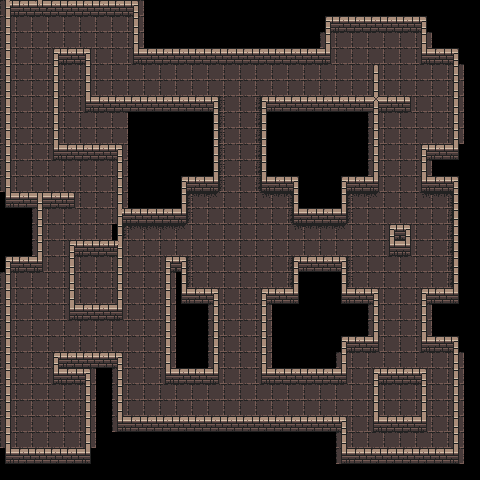

Below is a game level as drawn by its tile map, then a one-line description and the .tmx file that defines it, in full:
An orthogonal 30x30 tile map with 16x16 px tiles, 3 tile layers (floor, wall, decor), 3 tilesets.

<map version="1.10" tiledversion="1.11.0" orientation="orthogonal" renderorder="right-down" width="30" height="30" tilewidth="16" tileheight="16" infinite="0" nextlayerid="4" nextobjectid="1">
 <tileset firstgid="1" name="floors" tilewidth="16" tileheight="16" tilecount="49" columns="7">
  <image source="../public/tilemaps/atlas_floor-16x16.png" width="112" height="112" />
 </tileset>
 <tileset firstgid="50" name="low-walls" tilewidth="16" tileheight="16" tilecount="48" columns="12">
  <image source="../public/tilemaps/atlas_walls_low-16x16.png" width="192" height="64" />
  <wangsets>
   <wangset name="low-walls" type="edge" tile="-1">
    <wangcolor name="" color="#ff0000" tile="-1" probability="1" />
    <wangtile tileid="0" wangid="0,0,0,0,1,0,0,0" />
    <wangtile tileid="1" wangid="0,0,1,0,1,0,0,0" />
    <wangtile tileid="2" wangid="0,0,1,0,1,0,1,0" />
    <wangtile tileid="3" wangid="0,0,0,0,1,0,1,0" />
    <wangtile tileid="12" wangid="1,0,0,0,1,0,0,0" />
    <wangtile tileid="13" wangid="1,0,1,0,1,0,0,0" />
    <wangtile tileid="14" wangid="1,0,1,0,1,0,1,0" />
    <wangtile tileid="15" wangid="1,0,0,0,1,0,1,0" />
    <wangtile tileid="24" wangid="1,0,0,0,0,0,0,0" />
    <wangtile tileid="25" wangid="1,0,1,0,0,0,0,0" />
    <wangtile tileid="26" wangid="1,0,1,0,0,0,1,0" />
    <wangtile tileid="27" wangid="1,0,0,0,0,0,1,0" />
    <wangtile tileid="37" wangid="0,0,1,0,0,0,0,0" />
    <wangtile tileid="38" wangid="0,0,1,0,0,0,1,0" />
    <wangtile tileid="39" wangid="0,0,0,0,0,0,1,0" />
   </wangset>
  </wangsets>
 </tileset>
 <tileset firstgid="98" name="high-walls" tilewidth="16" tileheight="16" tilecount="192" columns="24">
  <image source="../public/tilemaps/atlas_walls_high-16x32.png" width="384" height="128" />
 </tileset>
 <layer id="1" name="floor" width="30" height="30">
  <data encoding="csv">
1,1,1,1,1,1,1,1,1,0,0,0,0,0,0,0,0,0,0,0,0,0,0,0,0,0,0,0,0,0,
1,1,1,1,1,1,1,1,1,0,0,0,0,0,0,0,0,0,0,0,0,1,1,1,1,1,0,0,0,0,
1,1,1,1,1,1,1,1,1,0,0,0,0,0,0,0,0,0,0,0,1,1,1,1,1,1,1,0,0,0,
1,1,1,1,1,1,1,1,1,1,1,1,1,1,1,1,1,1,1,1,1,1,1,1,1,1,1,1,0,0,
1,1,1,1,1,1,1,1,1,1,1,1,1,1,1,1,1,1,1,1,1,1,1,1,1,1,1,1,1,0,
1,1,1,1,1,1,1,1,1,1,1,1,1,1,1,1,1,1,1,1,1,1,1,1,1,1,1,1,1,0,
1,1,1,1,1,1,1,1,1,1,1,1,1,26,1,1,27,1,1,1,1,1,1,1,1,1,1,1,1,0,
1,1,1,1,1,1,1,1,0,0,0,0,0,26,1,1,27,0,0,0,0,0,0,1,1,1,1,1,1,0,
1,1,1,1,1,1,1,1,0,0,0,0,0,26,1,1,27,0,0,0,0,0,0,1,1,1,1,1,1,0,
1,1,1,1,1,1,1,1,0,0,0,0,0,26,1,1,27,0,0,0,0,0,0,1,1,1,1,1,0,0,
1,1,1,1,1,1,1,1,0,0,0,0,0,26,1,1,27,0,0,0,0,0,0,1,1,1,1,0,0,0,
1,1,1,1,1,1,1,1,0,0,0,0,1,26,1,1,27,1,0,0,0,0,1,1,1,1,1,1,0,0,
0,1,1,1,1,1,1,1,0,0,0,19,12,14,1,1,11,12,20,0,0,19,12,14,1,1,11,12,20,0,
0,0,1,1,1,1,1,1,1,1,1,26,1,1,1,1,1,1,27,1,1,26,1,1,1,1,1,1,27,0,
0,0,1,1,1,1,1,19,13,13,13,14,1,1,1,1,1,1,11,12,12,14,1,1,1,1,1,1,27,0,
0,0,1,1,1,1,1,1,1,1,1,1,1,1,1,1,1,1,1,1,1,1,1,1,1,1,1,1,27,0,
0,1,1,1,1,1,1,1,1,1,1,26,1,1,1,1,1,1,27,1,1,26,1,1,1,1,1,1,27,0,
1,1,1,1,1,1,1,1,1,1,1,26,1,1,1,1,1,1,27,0,0,26,1,1,1,1,1,1,27,0,
1,1,1,1,1,1,1,1,1,1,1,0,1,1,1,1,1,1,0,0,0,0,1,1,1,1,1,1,0,0,
1,1,1,1,1,1,1,1,1,1,1,0,0,1,1,1,1,0,0,0,0,0,0,1,1,1,1,0,0,0,
1,1,1,1,1,1,1,1,1,1,1,0,0,1,1,1,1,0,0,0,0,0,0,1,1,1,1,0,0,0,
1,1,1,1,1,1,1,1,1,1,1,0,0,1,1,1,1,0,0,0,0,0,1,1,1,1,1,1,0,0,
1,1,1,1,1,1,1,1,1,1,1,0,0,1,1,1,1,0,0,0,0,1,1,1,1,1,1,1,1,0,
1,1,1,1,1,1,0,1,1,1,1,1,1,1,1,1,1,1,1,1,1,1,1,1,1,1,1,1,1,0,
1,1,1,1,1,1,0,1,1,1,1,1,1,1,1,1,1,1,1,1,1,1,1,1,1,1,1,1,1,0,
1,1,1,1,1,1,0,1,1,1,1,1,1,1,1,1,1,1,1,1,1,1,1,1,1,1,1,1,1,0,
1,1,1,1,1,1,0,1,1,1,1,1,1,1,1,1,1,1,1,1,1,1,1,1,1,1,1,1,1,0,
1,1,1,1,1,1,0,0,0,0,0,0,0,0,0,0,0,0,0,0,0,1,1,1,1,1,1,1,1,0,
0,1,1,1,1,0,0,0,0,0,0,0,0,0,0,0,0,0,0,0,0,1,1,1,1,1,1,1,1,0,
0,0,0,0,0,0,0,0,0,0,0,0,0,0,0,0,0,0,0,0,0,0,0,0,0,0,0,0,0,0
</data>
 </layer>
 <layer id="2" name="wall" width="30" height="30">
  <data encoding="csv">
63,88,76,88,88,88,88,88,53,0,0,0,0,0,0,0,0,0,0,0,0,0,0,0,0,0,0,0,0,0,
62,0,0,0,0,0,0,0,62,0,0,0,0,0,0,0,0,0,0,0,51,88,88,88,88,88,53,0,0,0,
62,0,0,0,0,0,0,0,62,0,0,0,0,0,0,0,0,0,0,0,62,0,0,0,0,0,62,0,0,0,
62,0,0,51,88,53,0,0,75,88,88,88,88,88,88,88,88,88,88,88,77,0,0,0,0,0,75,88,53,0,
62,0,0,62,0,62,0,0,0,0,0,0,0,0,0,0,0,0,0,0,0,0,0,50,0,0,0,0,62,0,
62,0,0,62,0,62,0,0,0,0,0,0,0,0,0,0,0,0,0,0,0,0,0,62,0,0,0,0,62,0,
62,0,0,62,0,75,88,88,88,88,88,88,88,53,0,0,51,88,88,88,88,88,88,64,88,89,0,0,62,0,
62,0,0,62,0,0,0,0,0,0,0,0,0,62,0,0,62,0,0,0,0,0,0,62,0,0,0,0,62,0,
62,0,0,62,0,0,0,0,0,0,0,0,0,62,0,0,62,0,0,0,0,0,0,62,0,0,0,0,62,0,
62,0,0,75,88,88,88,53,0,0,0,0,0,62,0,0,62,0,0,0,0,0,0,62,0,0,51,88,77,0,
62,0,0,0,0,0,0,62,0,0,0,0,0,62,0,0,62,0,0,0,0,0,0,62,0,0,62,0,0,0,
62,0,0,0,0,0,0,62,0,0,0,51,88,77,0,0,75,88,53,0,0,51,88,77,0,0,75,88,53,0,
75,88,52,88,89,0,0,62,0,0,0,62,0,0,0,0,0,0,62,0,0,62,0,0,0,0,0,0,62,0,
0,0,62,0,0,0,0,63,88,88,88,77,0,0,0,0,0,0,75,88,88,77,0,0,0,0,0,0,62,0,
0,0,62,0,0,0,0,62,0,0,0,0,0,0,0,0,0,0,0,0,0,0,0,0,51,53,0,0,62,0,
0,0,62,0,51,88,88,65,0,0,0,0,0,0,0,0,0,0,0,0,0,0,0,0,75,77,0,0,62,0,
51,88,77,0,62,0,0,62,0,0,51,53,0,0,0,0,0,0,51,88,88,53,0,0,0,0,0,0,62,0,
62,0,0,0,62,0,0,62,0,0,62,62,0,0,0,0,0,0,62,0,0,62,0,0,0,0,0,0,62,0,
62,0,0,0,62,0,0,62,0,0,62,75,88,53,0,0,51,88,77,0,0,75,88,53,0,0,51,88,77,0,
62,0,0,0,75,88,88,77,0,0,62,0,0,62,0,0,62,0,0,0,0,0,0,62,0,0,62,0,0,0,
62,0,0,0,0,0,0,0,0,0,62,0,0,62,0,0,62,0,0,0,0,0,0,62,0,0,62,0,0,0,
62,0,0,0,0,0,0,0,0,0,62,0,0,62,0,0,62,0,0,0,0,51,88,77,0,0,75,88,53,0,
62,0,0,51,88,88,88,53,0,0,62,0,0,62,0,0,62,0,0,0,0,62,0,0,0,0,0,0,62,0,
62,0,0,75,88,53,0,62,0,0,75,88,88,77,0,0,75,88,88,88,88,77,0,51,88,88,53,0,62,0,
62,0,0,0,0,62,0,62,0,0,0,0,0,0,0,0,0,0,0,0,0,0,0,62,0,0,62,0,62,0,
62,0,0,0,0,62,0,62,0,0,0,0,0,0,0,0,0,0,0,0,0,0,0,62,0,0,62,0,62,0,
62,0,0,0,0,62,0,75,88,88,88,88,88,88,88,88,88,88,88,88,88,53,0,75,88,88,77,0,62,0,
62,0,0,0,0,62,0,0,0,0,0,0,0,0,0,0,0,0,0,0,0,62,0,0,0,0,0,0,62,0,
75,88,88,88,88,77,0,0,0,0,0,0,0,0,0,0,0,0,0,0,0,75,88,88,88,88,88,88,77,0,
0,0,0,0,0,0,0,0,0,0,0,0,0,0,0,0,0,0,0,0,0,0,0,0,0,0,0,0,0,0
</data>
 </layer>
 <layer id="3" name="decor" width="30" height="30">
  <data encoding="csv">
0,0,0,0,0,0,0,0,0,0,0,0,0,0,0,0,0,0,0,0,0,0,0,0,0,0,0,0,0,0,
0,0,0,0,0,0,0,0,0,0,0,0,0,0,0,0,0,0,0,0,0,0,0,0,0,0,0,0,0,0,
0,0,0,0,0,0,0,0,0,0,0,0,0,0,0,0,0,0,0,0,0,0,0,0,0,0,0,0,0,0,
0,0,0,0,0,0,0,0,0,0,0,0,0,0,0,0,0,0,0,0,0,0,0,0,0,0,0,0,0,0,
0,0,0,0,0,0,0,0,0,0,0,0,0,0,0,0,0,0,0,0,0,0,0,0,0,0,0,0,0,0,
0,0,0,0,0,0,0,0,0,0,0,0,0,0,0,0,0,0,0,0,0,0,0,0,0,0,0,0,0,0,
0,0,0,0,0,0,0,0,0,0,0,0,0,0,0,0,0,0,0,0,0,0,0,0,0,0,0,0,0,0,
0,0,0,0,0,0,0,0,0,0,0,0,0,0,0,0,0,0,0,0,0,0,0,0,0,0,0,0,0,0,
0,0,0,0,0,0,0,0,0,0,0,0,0,0,0,0,0,0,0,0,0,0,0,0,0,0,0,0,0,0,
0,0,0,0,0,0,0,0,0,0,0,0,0,0,0,0,0,0,0,0,0,0,0,0,0,0,0,0,0,0,
0,0,0,0,0,0,0,0,0,0,0,0,0,0,0,0,0,0,0,0,0,0,0,0,0,0,0,0,0,0,
0,0,0,0,0,0,0,0,0,0,0,0,0,0,0,0,0,0,0,0,0,0,0,0,0,0,0,0,0,0,
0,0,0,0,0,0,0,0,0,0,0,0,0,0,0,0,0,0,0,0,0,0,0,0,0,0,0,0,0,0,
0,0,0,0,0,0,0,0,0,0,0,0,0,0,0,0,0,0,0,0,0,0,0,0,0,0,0,0,0,0,
0,0,0,0,0,0,0,0,0,0,0,0,0,0,0,0,0,0,0,0,0,0,0,0,0,0,0,0,0,0,
0,0,0,0,0,0,0,0,0,0,0,0,0,0,0,0,0,0,0,0,0,0,0,0,0,0,0,0,0,0,
0,0,0,0,0,0,0,0,0,0,0,0,0,0,0,0,0,0,0,0,0,0,0,0,0,0,0,0,0,0,
0,0,0,0,0,0,0,0,0,0,0,0,0,0,0,0,0,0,0,0,0,0,0,0,0,0,0,0,0,0,
0,0,0,0,0,0,0,0,0,0,0,0,0,0,0,0,0,0,0,0,0,0,0,0,0,0,0,0,0,0,
0,0,0,0,0,0,0,0,0,0,0,0,0,0,0,0,0,0,0,0,0,0,0,0,0,0,0,0,0,0,
0,0,0,0,0,0,0,0,0,0,0,0,0,0,0,0,0,0,0,0,0,0,0,0,0,0,0,0,0,0,
0,0,0,0,0,0,0,0,0,0,0,0,0,0,0,0,0,0,0,0,0,0,0,0,0,0,0,0,0,0,
0,0,0,0,0,0,0,0,0,0,0,0,0,0,0,0,0,0,0,0,0,0,0,0,0,0,0,0,0,0,
0,0,0,0,0,0,0,0,0,0,0,0,0,0,0,0,0,0,0,0,0,0,0,0,0,0,0,0,0,0,
0,0,0,0,0,0,0,0,0,0,0,0,0,0,0,0,0,0,0,0,0,0,0,0,0,0,0,0,0,0,
0,0,0,0,0,0,0,0,0,0,0,0,0,0,0,0,0,0,0,0,0,0,0,0,0,0,0,0,0,0,
0,0,0,0,0,0,0,0,0,0,0,0,0,0,0,0,0,0,0,0,0,0,0,0,0,0,0,0,0,0,
0,0,0,0,0,0,0,0,0,0,0,0,0,0,0,0,0,0,0,0,0,0,0,0,0,0,0,0,0,0,
0,0,0,0,0,0,0,0,0,0,0,0,0,0,0,0,0,0,0,0,0,0,0,0,0,0,0,0,0,0,
0,0,0,0,0,0,0,0,0,0,0,0,0,0,0,0,0,0,0,0,0,0,0,0,0,0,0,0,0,0
</data>
 </layer>
</map>
